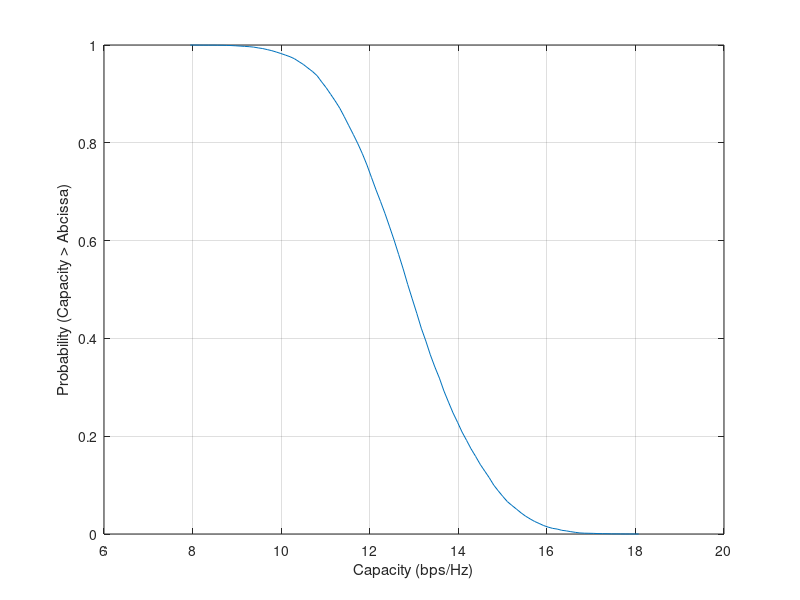

MATLAB code for this plot:
clear all
close all
Nr=4;
Nt=4;
I=eye(Nr);
g=15.8489;
for n=1:10000
    H=sqrt(1/2)*randn(Nr,Nt)+j*sqrt(1/2)*randn(Nr,Nt);
    C(n)=log2(det(I+(g/Nt)*(H*H')));
end

[a,b]=hist(real(C),100);
a=a/sum(a);
plot(b,1-cumsum(a));
xlabel('Capacity (bps/Hz)')
ylabel('Probability (Capacity > Abcissa)')
grid on
